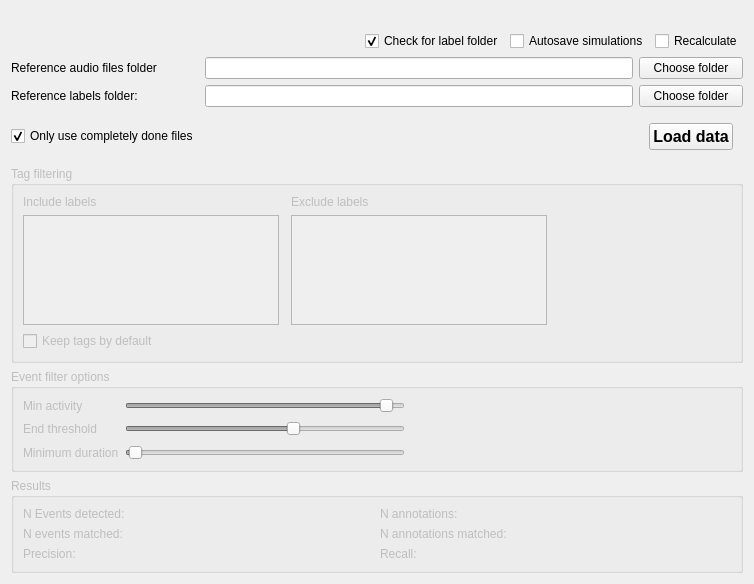
<?xml version="1.0" encoding="UTF-8"?>
<ui version="4.0">
 <class>DetectorEvaluation</class>
 <widget class="QWidget" name="DetectorEvaluation">
  <property name="geometry">
   <rect>
    <x>0</x>
    <y>0</y>
    <width>754</width>
    <height>584</height>
   </rect>
  </property>
  <property name="windowTitle">
   <string>Form</string>
  </property>
  <layout class="QGridLayout" name="gridLayout">
   <item row="2" column="1">
    <widget class="QLineEdit" name="input_audio_folder"/>
   </item>
   <item row="9" column="0" colspan="3">
    <spacer name="verticalSpacer">
     <property name="orientation">
      <enum>Qt::Vertical</enum>
     </property>
     <property name="sizeHint" stdset="0">
      <size>
       <width>20</width>
       <height>40</height>
      </size>
     </property>
    </spacer>
   </item>
   <item row="5" column="0" colspan="3">
    <widget class="QWidget" name="options_widget" native="true">
     <property name="enabled">
      <bool>false</bool>
     </property>
     <layout class="QVBoxLayout" name="verticalLayout">
      <property name="leftMargin">
       <number>0</number>
      </property>
      <property name="topMargin">
       <number>0</number>
      </property>
      <property name="rightMargin">
       <number>0</number>
      </property>
      <property name="bottomMargin">
       <number>0</number>
      </property>
      <item>
       <widget class="QGroupBox" name="groupBox_2">
        <property name="title">
         <string>Tag filtering</string>
        </property>
        <layout class="QGridLayout" name="gridLayout_4">
         <item row="2" column="0" colspan="2">
          <widget class="QCheckBox" name="cb_keep_by_default">
           <property name="text">
            <string>Keep tags by default</string>
           </property>
          </widget>
         </item>
         <item row="0" column="0">
          <widget class="QLabel" name="label_8">
           <property name="sizePolicy">
            <sizepolicy hsizetype="Maximum" vsizetype="Preferred">
             <horstretch>0</horstretch>
             <verstretch>0</verstretch>
            </sizepolicy>
           </property>
           <property name="text">
            <string>Include labels</string>
           </property>
          </widget>
         </item>
         <item row="0" column="2">
          <widget class="QLabel" name="label_10">
           <property name="sizePolicy">
            <sizepolicy hsizetype="Maximum" vsizetype="Preferred">
             <horstretch>0</horstretch>
             <verstretch>0</verstretch>
            </sizepolicy>
           </property>
           <property name="text">
            <string>Exclude labels</string>
           </property>
          </widget>
         </item>
         <item row="1" column="2">
          <widget class="QListWidget" name="list_exclude_tag">
           <property name="selectionMode">
            <enum>QAbstractItemView::MultiSelection</enum>
           </property>
          </widget>
         </item>
         <item row="1" column="0">
          <widget class="QListWidget" name="list_include_tag">
           <property name="selectionMode">
            <enum>QAbstractItemView::MultiSelection</enum>
           </property>
          </widget>
         </item>
         <item row="1" column="3">
          <spacer name="horizontalSpacer_3">
           <property name="orientation">
            <enum>Qt::Horizontal</enum>
           </property>
           <property name="sizeType">
            <enum>QSizePolicy::Expanding</enum>
           </property>
           <property name="sizeHint" stdset="0">
            <size>
             <width>40</width>
             <height>20</height>
            </size>
           </property>
          </spacer>
         </item>
        </layout>
       </widget>
      </item>
      <item>
       <widget class="QGroupBox" name="groupBox">
        <property name="title">
         <string>Event filter options</string>
        </property>
        <layout class="QGridLayout" name="gridLayout_3">
         <item row="2" column="1">
          <widget class="QSlider" name="slider_min_duration">
           <property name="sizePolicy">
            <sizepolicy hsizetype="Preferred" vsizetype="Fixed">
             <horstretch>0</horstretch>
             <verstretch>0</verstretch>
            </sizepolicy>
           </property>
           <property name="maximum">
            <number>100</number>
           </property>
           <property name="value">
            <number>1</number>
           </property>
           <property name="orientation">
            <enum>Qt::Horizontal</enum>
           </property>
          </widget>
         </item>
         <item row="1" column="1">
          <widget class="QSlider" name="slider_end_threshold">
           <property name="sizePolicy">
            <sizepolicy hsizetype="Preferred" vsizetype="Fixed">
             <horstretch>0</horstretch>
             <verstretch>0</verstretch>
            </sizepolicy>
           </property>
           <property name="value">
            <number>60</number>
           </property>
           <property name="orientation">
            <enum>Qt::Horizontal</enum>
           </property>
          </widget>
         </item>
         <item row="1" column="0">
          <widget class="QLabel" name="label_4">
           <property name="sizePolicy">
            <sizepolicy hsizetype="Maximum" vsizetype="Preferred">
             <horstretch>0</horstretch>
             <verstretch>0</verstretch>
            </sizepolicy>
           </property>
           <property name="text">
            <string>End threshold</string>
           </property>
          </widget>
         </item>
         <item row="1" column="2">
          <widget class="QLabel" name="lbl_end_threshold">
           <property name="text">
            <string/>
           </property>
          </widget>
         </item>
         <item row="2" column="0">
          <widget class="QLabel" name="label_6">
           <property name="sizePolicy">
            <sizepolicy hsizetype="Maximum" vsizetype="Preferred">
             <horstretch>0</horstretch>
             <verstretch>0</verstretch>
            </sizepolicy>
           </property>
           <property name="text">
            <string>Minimum duration</string>
           </property>
          </widget>
         </item>
         <item row="0" column="2">
          <widget class="QLabel" name="lbl_min_activity">
           <property name="text">
            <string/>
           </property>
          </widget>
         </item>
         <item row="0" column="1">
          <widget class="QSlider" name="slider_min_activity">
           <property name="sizePolicy">
            <sizepolicy hsizetype="Preferred" vsizetype="Fixed">
             <horstretch>0</horstretch>
             <verstretch>0</verstretch>
            </sizepolicy>
           </property>
           <property name="value">
            <number>95</number>
           </property>
           <property name="orientation">
            <enum>Qt::Horizontal</enum>
           </property>
          </widget>
         </item>
         <item row="0" column="0">
          <widget class="QLabel" name="label_2">
           <property name="sizePolicy">
            <sizepolicy hsizetype="Maximum" vsizetype="Preferred">
             <horstretch>0</horstretch>
             <verstretch>0</verstretch>
            </sizepolicy>
           </property>
           <property name="text">
            <string>Min activity</string>
           </property>
          </widget>
         </item>
         <item row="2" column="2">
          <widget class="QLabel" name="lbl_min_duration">
           <property name="text">
            <string/>
           </property>
          </widget>
         </item>
         <item row="1" column="3">
          <spacer name="horizontalSpacer_4">
           <property name="orientation">
            <enum>Qt::Horizontal</enum>
           </property>
           <property name="sizeType">
            <enum>QSizePolicy::Preferred</enum>
           </property>
           <property name="sizeHint" stdset="0">
            <size>
             <width>40</width>
             <height>20</height>
            </size>
           </property>
          </spacer>
         </item>
        </layout>
       </widget>
      </item>
     </layout>
    </widget>
   </item>
   <item row="3" column="2">
    <widget class="QPushButton" name="btn_label_folder">
     <property name="text">
      <string>Choose folder</string>
     </property>
    </widget>
   </item>
   <item row="4" column="0">
    <widget class="QCheckBox" name="cb_only_done">
     <property name="text">
      <string>Only use completely done files</string>
     </property>
     <property name="checked">
      <bool>true</bool>
     </property>
    </widget>
   </item>
   <item row="0" column="0" colspan="3">
    <layout class="QHBoxLayout" name="horizontalLayout_5">
     <item>
      <widget class="QLabel" name="lbl_message">
       <property name="text">
        <string/>
       </property>
      </widget>
     </item>
    </layout>
   </item>
   <item row="1" column="0" colspan="3">
    <layout class="QHBoxLayout" name="horizontalLayout">
     <item>
      <spacer name="horizontalSpacer">
       <property name="orientation">
        <enum>Qt::Horizontal</enum>
       </property>
       <property name="sizeHint" stdset="0">
        <size>
         <width>40</width>
         <height>20</height>
        </size>
       </property>
      </spacer>
     </item>
     <item>
      <widget class="QCheckBox" name="cb_check_label">
       <property name="toolTip">
        <string>Automatically check if a 'labels' folder exists below the selected audio folder</string>
       </property>
       <property name="text">
        <string>Check for label folder</string>
       </property>
       <property name="checked">
        <bool>true</bool>
       </property>
      </widget>
     </item>
     <item>
      <widget class="QCheckBox" name="cb_autosave">
       <property name="text">
        <string>Autosave simulations</string>
       </property>
      </widget>
     </item>
     <item>
      <widget class="QCheckBox" name="cb_recalculate">
       <property name="toolTip">
        <string>Will not load previously saved results and perform the analysis again</string>
       </property>
       <property name="text">
        <string>Recalculate</string>
       </property>
      </widget>
     </item>
    </layout>
   </item>
   <item row="2" column="2">
    <widget class="QPushButton" name="btn_audio_folder">
     <property name="text">
      <string>Choose folder</string>
     </property>
    </widget>
   </item>
   <item row="8" column="0" colspan="3">
    <widget class="QWidget" name="results_widget" native="true">
     <property name="enabled">
      <bool>false</bool>
     </property>
     <layout class="QVBoxLayout" name="verticalLayout_2">
      <property name="leftMargin">
       <number>0</number>
      </property>
      <property name="topMargin">
       <number>0</number>
      </property>
      <property name="rightMargin">
       <number>0</number>
      </property>
      <property name="bottomMargin">
       <number>0</number>
      </property>
      <item>
       <widget class="QGroupBox" name="groupBox_3">
        <property name="enabled">
         <bool>false</bool>
        </property>
        <property name="title">
         <string>Results</string>
        </property>
        <layout class="QGridLayout" name="gridLayout_2">
         <item row="2" column="3">
          <widget class="QLabel" name="lbl_recall">
           <property name="text">
            <string/>
           </property>
          </widget>
         </item>
         <item row="2" column="1">
          <widget class="QLabel" name="lbl_precision">
           <property name="text">
            <string/>
           </property>
          </widget>
         </item>
         <item row="2" column="2">
          <widget class="QLabel" name="label_15">
           <property name="text">
            <string>Recall:</string>
           </property>
          </widget>
         </item>
         <item row="2" column="0">
          <widget class="QLabel" name="label_13">
           <property name="text">
            <string>Precision:</string>
           </property>
          </widget>
         </item>
         <item row="0" column="1">
          <widget class="QLabel" name="lbl_n_events">
           <property name="text">
            <string/>
           </property>
          </widget>
         </item>
         <item row="0" column="3">
          <widget class="QLabel" name="lbl_n_annots">
           <property name="text">
            <string/>
           </property>
          </widget>
         </item>
         <item row="0" column="0">
          <widget class="QLabel" name="label_17">
           <property name="text">
            <string>N Events detected:</string>
           </property>
          </widget>
         </item>
         <item row="0" column="2">
          <widget class="QLabel" name="label_18">
           <property name="text">
            <string>N annotations:</string>
           </property>
          </widget>
         </item>
         <item row="1" column="0">
          <widget class="QLabel" name="label_21">
           <property name="text">
            <string>N events matched:</string>
           </property>
          </widget>
         </item>
         <item row="1" column="2">
          <widget class="QLabel" name="label_22">
           <property name="text">
            <string>N annotations matched:</string>
           </property>
          </widget>
         </item>
         <item row="1" column="1">
          <widget class="QLabel" name="lbl_events_matched">
           <property name="text">
            <string/>
           </property>
          </widget>
         </item>
         <item row="1" column="3">
          <widget class="QLabel" name="lbl_annots_matched">
           <property name="text">
            <string/>
           </property>
          </widget>
         </item>
        </layout>
       </widget>
      </item>
     </layout>
    </widget>
   </item>
   <item row="2" column="0">
    <widget class="QLabel" name="label_12">
     <property name="text">
      <string>Reference audio files folder</string>
     </property>
    </widget>
   </item>
   <item row="4" column="2">
    <layout class="QHBoxLayout" name="horizontalLayout_3">
     <property name="leftMargin">
      <number>10</number>
     </property>
     <property name="topMargin">
      <number>10</number>
     </property>
     <property name="rightMargin">
      <number>10</number>
     </property>
     <property name="bottomMargin">
      <number>10</number>
     </property>
     <item>
      <widget class="QPushButton" name="btn_load_data">
       <property name="font">
        <font>
         <pointsize>12</pointsize>
         <weight>75</weight>
         <bold>true</bold>
        </font>
       </property>
       <property name="text">
        <string>Load data</string>
       </property>
      </widget>
     </item>
    </layout>
   </item>
   <item row="3" column="0">
    <widget class="QLabel" name="label">
     <property name="text">
      <string>Reference labels folder:</string>
     </property>
    </widget>
   </item>
   <item row="3" column="1">
    <widget class="QLineEdit" name="input_label_folder">
     <property name="frame">
      <bool>true</bool>
     </property>
    </widget>
   </item>
  </layout>
 </widget>
 <resources/>
 <connections/>
</ui>
